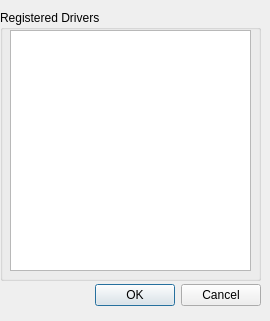
<?xml version="1.0" encoding="UTF-8"?>
<ui version="4.0">
 <class>driverList</class>
 <widget class="QDialog" name="driverList">
  <property name="geometry">
   <rect>
    <x>0</x>
    <y>0</y>
    <width>270</width>
    <height>321</height>
   </rect>
  </property>
  <property name="windowTitle">
   <string>Dialog</string>
  </property>
  <widget class="QWidget" name="verticalLayoutWidget">
   <property name="geometry">
    <rect>
     <x>0</x>
     <y>280</y>
     <width>261</width>
     <height>31</height>
    </rect>
   </property>
   <layout class="QVBoxLayout" name="verticalLayout">
    <item>
     <widget class="QDialogButtonBox" name="buttonBox">
      <property name="sizePolicy">
       <sizepolicy hsizetype="Expanding" vsizetype="Expanding">
        <horstretch>0</horstretch>
        <verstretch>0</verstretch>
       </sizepolicy>
      </property>
      <property name="orientation">
       <enum>Qt::Horizontal</enum>
      </property>
      <property name="standardButtons">
       <set>QDialogButtonBox::Cancel|QDialogButtonBox::Ok</set>
      </property>
     </widget>
    </item>
   </layout>
  </widget>
  <widget class="QWidget" name="verticalLayoutWidget_2">
   <property name="geometry">
    <rect>
     <x>0</x>
     <y>10</y>
     <width>261</width>
     <height>271</height>
    </rect>
   </property>
   <layout class="QVBoxLayout" name="verticalLayout_2">
    <item>
     <widget class="QGroupBox" name="groupBox">
      <property name="sizePolicy">
       <sizepolicy hsizetype="Expanding" vsizetype="Expanding">
        <horstretch>0</horstretch>
        <verstretch>0</verstretch>
       </sizepolicy>
      </property>
      <property name="title">
       <string>Registered Drivers</string>
      </property>
      <widget class="QTableView" name="tableView">
       <property name="geometry">
        <rect>
         <x>10</x>
         <y>20</y>
         <width>241</width>
         <height>241</height>
        </rect>
       </property>
      </widget>
     </widget>
    </item>
   </layout>
  </widget>
 </widget>
 <resources/>
 <connections>
  <connection>
   <sender>buttonBox</sender>
   <signal>accepted()</signal>
   <receiver>driverList</receiver>
   <slot>accept()</slot>
   <hints>
    <hint type="sourcelabel">
     <x>248</x>
     <y>254</y>
    </hint>
    <hint type="destinationlabel">
     <x>157</x>
     <y>274</y>
    </hint>
   </hints>
  </connection>
  <connection>
   <sender>buttonBox</sender>
   <signal>rejected()</signal>
   <receiver>driverList</receiver>
   <slot>reject()</slot>
   <hints>
    <hint type="sourcelabel">
     <x>316</x>
     <y>260</y>
    </hint>
    <hint type="destinationlabel">
     <x>286</x>
     <y>274</y>
    </hint>
   </hints>
  </connection>
 </connections>
</ui>
